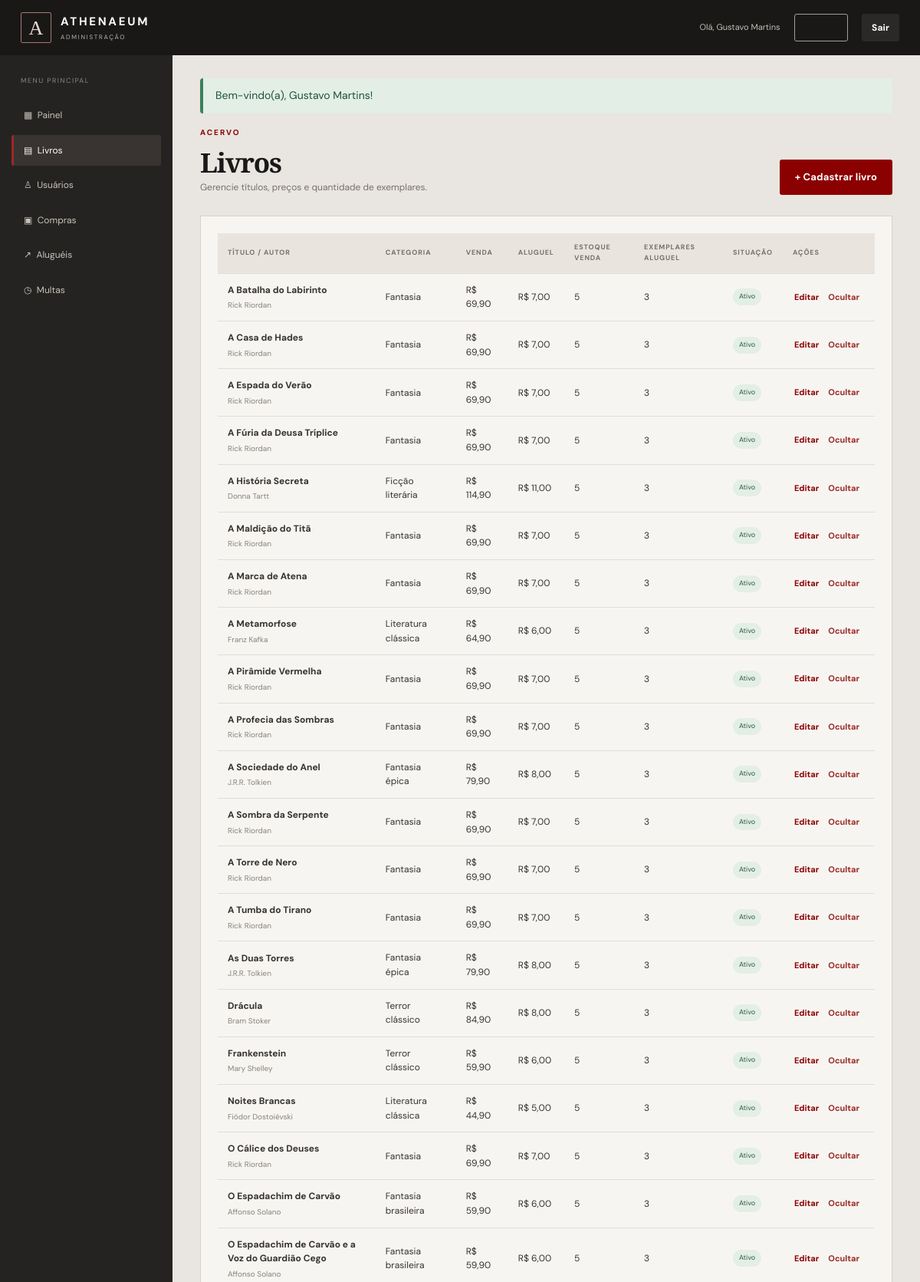
The app's page /admin/index.php?secao=livros (signed in, upper part) with its own data.
### tables this page shows
CREATE TABLE usuarios (
 id INT AUTO_INCREMENT PRIMARY KEY,
 nome VARCHAR(120) NOT NULL,
 email VARCHAR(160) NOT NULL UNIQUE,
 telefone VARCHAR(30) NULL,
 senha VARCHAR(255) NOT NULL,
 tipo ENUM('admin','usuario') NOT NULL DEFAULT 'usuario',
 ativo TINYINT(1) NOT NULL DEFAULT 1,
 criado_em DATETIME NOT NULL DEFAULT CURRENT_TIMESTAMP
);

CREATE TABLE livros (
 id INT AUTO_INCREMENT PRIMARY KEY,
 titulo VARCHAR(180) NOT NULL,
 autor VARCHAR(150) NOT NULL,
 categoria VARCHAR(100) NOT NULL,
 colecao VARCHAR(150) NULL,
 sinopse TEXT NOT NULL,
 preco_venda DECIMAL(10,2) NOT NULL DEFAULT 0.00,
 valor_aluguel DECIMAL(10,2) NOT NULL DEFAULT 7.00,
 estoque_venda INT NOT NULL DEFAULT 0,
 estoque_aluguel INT NOT NULL DEFAULT 0,
 imagem VARCHAR(255) NULL,
 fonte_sinopse VARCHAR(500) NULL,
 fonte_preco VARCHAR(500) NULL,
 ativo TINYINT(1) NOT NULL DEFAULT 1,
 criado_em DATETIME NOT NULL DEFAULT CURRENT_TIMESTAMP,
 atualizado_em DATETIME NULL ON UPDATE CURRENT_TIMESTAMP,
 KEY idx_livros_titulo (titulo), KEY idx_livros_categoria (categoria),
 CONSTRAINT chk_livros_preco CHECK (preco_venda >= 0),
 CONSTRAINT chk_livros_aluguel CHECK (valor_aluguel >= 0),
 CONSTRAINT chk_livros_estoque_venda CHECK (estoque_venda >= 0),
 CONSTRAINT chk_livros_estoque_aluguel CHECK (estoque_aluguel >= 0)
);

### admin/index.php (called while the page is built, shortened)
<?php
require_once __DIR__.'/core/bootstrap.php';require_admin();
$secao=(string)($_GET['secao']??'painel');$permitidas=['painel','livros','livro_form','usuarios','usuario_form','usuario_detalhes','compras','alugueis','multas'];if(!in_array($secao,$permitidas,true))$secao='painel';
$L=new Livro();$U=new Usuario();$C=new Compra();$A=new Aluguel();$M=new Multa();$pdo=db();
$livros=$L->listarTodos();$usuarios=$U->listar();$compras=$C->listar();$alugueis=$A->listar();$multas=$M->listar();
include __DIR__.'/partials/admin_header.php';
$view=__DIR__.'/views/admin/'.$secao.'.php';include $view;
include __DIR__.'/partials/admin_footer.php';

### admin/core/bootstrap.php (called while the page is built, shortened)
<?php
require_once __DIR__.'/../config/conexao.php';
require_once __DIR__.'/../dao/LivroDAO.php';
require_once __DIR__.'/../models/Livro.php';
require_once __DIR__.'/../models/Usuario.php';
function url(string $path=''): string { return BASE_URL.'/'.ltrim($path,'/'); }
function h($v): string { return htmlspecialchars((string)$v, ENT_QUOTES, 'UTF-8'); }
function money($v): string { return 'R$ '.number_format((float)$v,2,',','.'); }
function flash(string $key, ?string $message=null): ?string { if($message!==null){$_SESSION['flash'][$key]=$message;return null;} $v=$_SESSION['flash'][$key]??null; unset($_SESSION['flash'][$key]); return $v; }
function current_user(): ?array { return $_SESSION['usuario']??null; }

### admin/config/conexao.php (called while the page is built, shortened)
<?php
function db(): PDO {
    static $pdo = null;
    if ($pdo instanceof PDO) return $pdo;
    $host = '127.0.0.1'; $dbname = 'athenaeum_livraria'; $user = 'root'; $pass = '';
    try {
        $pdo = new PDO("mysql:host={$host};dbname={$dbname};charset=utf8mb4", $user, $pass, [
            PDO::ATTR_ERRMODE => PDO::ERRMODE_EXCEPTION,
            PDO::ATTR_DEFAULT_FETCH_MODE => PDO::FETCH_ASSOC,
            PDO::ATTR_EMULATE_PREPARES => false,
        ]);
        return $pdo;
    } catch (PDOException $e) {
        error_log('Falha PDO: '.$e->getMessage());
        http_response_code(500);
        exit('Não foi possível conectar ao banco Athenaeum. Confira se o MySQL está ativo e se banco.sql foi importado.');
    }
}

### admin/models/Usuario.php (called while the page is built)
<?php
class Usuario { private UsuarioDAO $dao; public function __construct(){ $this->dao=new UsuarioDAO(db()); }
 public function listar():array{return $this->dao->listar();} public function buscarPorId(int $id):?array{return $this->dao->buscarPorId($id);} public function autenticar(string $e,string $s):?array{return $this->dao->autenticar($e,$s);} public function cadastrar(array $d):int{return $this->dao->cadastrar($d);} public function editar(int $id,array $d):bool{return $this->dao->editar($id,$d);} public function deletar(int $id):bool{return $this->dao->deletar($id);} }

### admin/dao/UsuarioDAO.php (called while the page is built, shortened)
<?php
class UsuarioDAO {
 public function listar(): array { return $this->pdo->query("SELECT id,nome,email,telefone,tipo,ativo,criado_em FROM usuarios ORDER BY nome")->fetchAll(); }
}

### admin/models/Livro.php (called while the page is built)
<?php
class Livro { private LivroDAO $dao; public function __construct(){ $this->dao=new LivroDAO(db()); }
 public function listar(string $q='',string $categoria=''):array{return $this->dao->listar($q,$categoria);} public function listarTodos():array{return $this->dao->listarTodos();} public function categorias():array{return $this->dao->categorias();} public function buscarPorId(int $id):?array{return $this->dao->buscarPorId($id);} public function cadastrar(array $d):int{return $this->dao->cadastrar($d);} public function editar(int $id,array $d):bool{return $this->dao->editar($id,$d);} public function deletar(int $id):bool{return $this->dao->deletar($id);} }

### admin/dao/LivroDAO.php (called while the page is built, shortened)
<?php
class LivroDAO {
 public function listarTodos(): array { return $this->pdo->query("SELECT * FROM livros ORDER BY titulo")->fetchAll(); }
}

### admin/views/admin/livros.php (the view)
<div class="admin-page-title"><div><span class="eyebrow">ACERVO</span><h1>Livros</h1><p>Gerencie títulos, preços e quantidade de exemplares.</p></div><a class="btn btn-red" href="<?= h(url('admin/index.php?secao=livro_form')) ?>">+ Cadastrar livro</a></div><div class="admin-card"><div class="table-wrap"><table><thead><tr><th>Título / autor</th><th>Categoria</th><th>Venda</th><th>Aluguel</th><th>Estoque venda</th><th>Exemplares aluguel</th><th>Situação</th><th>Ações</th></tr></thead><tbody><?php foreach($livros as $l): ?><tr><td><b><?= h($l['titulo']) ?></b><small class="table-sub"><?= h($l['autor']) ?></small></td><td><?= h($l['categoria']) ?></td><td><?= money($l['preco_venda']) ?></td><td><?= money($l['valor_aluguel']) ?></td><td><?= (int)$l['estoque_venda'] ?></td><td><?= (int)$l['estoque_aluguel'] ?></td><td><span class="status <?= $l['ativo']?'ativo':'cancelado' ?>"><?= $l['ativo']?'Ativo':'Oculto' ?></span></td><td class="actions-cell"><a class="link-button" href="<?= h(url('admin/index.php?secao=livro_form&id='.(int)$l['id'])) ?>">Editar</a><?php if($l['ativo']): ?><form method="post" action="<?= h(url('admin/controllers/acao.php')) ?>" onsubmit="return confirm('Ocultar este livro do catálogo?')"><?= csrf_field() ?><input type="hidden" name="acao" value="delete_book"><input type="hidden" name="id" value="<?= (int)$l['id'] ?>"><button class="link-button danger-text">Ocultar</button></form><?php endif; ?></td></tr><?php endforeach; ?></tbody></table></div></div>

### admin/partials/admin_header.php
<!doctype html><html lang="pt-BR"><head><meta charset="utf-8"><meta name="viewport" content="width=device-width,initial-scale=1"><title>Painel administrativo — Athenaeum</title><link rel="stylesheet" href="<?= h(url('public/css/estilo.css')) ?>"></head><body class="admin-body"><header class="admin-top"><a class="brand" href="<?= h(url('index.php')) ?>"><span class="brand-mark">A</span><span><b>ATHENAEUM</b><small>ADMINISTRAÇÃO</small></span></a><div class="admin-top-right"><span>Olá, <?= h(current_user()['nome']) ?></span><a class="btn btn-outline btn-small" href="<?= h(url('index.php')) ?>">Ver loja</a><form method="post" action="<?= h(url('admin/controllers/acao.php')) ?>" class="inline-form"><?= csrf_field() ?><input type="hidden" name="acao" value="logout"><button class="btn btn-dark btn-small">Sair</button></form></div></header><div class="admin-layout"><aside class="admin-sidebar"><span class="sidebar-label">MENU PRINCIPAL</span><a href="<?= h(url('admin/index.php')) ?>" class="<?= $secao==='painel'?'active':'' ?>">▦ &nbsp;Painel</a><a href="<?= h(url('admin/index.php?secao=livros')) ?>" class="<?= str_starts_with($secao,'livro')?'active':'' ?>">▤ &nbsp;Livros</a><a href="<?= h(url('admin/index.php?secao=usuarios')) ?>" class="<?= str_starts_with($secao,'usuario')?'active':'' ?>">♙ &nbsp;Usuários</a><a href="<?= h(url('admin/index.php?secao=compras')) ?>" class="<?= $secao==='compras'?'active':'' ?>">▣ &nbsp;Compras</a><a href="<?= h(url('admin/index.php?secao=alugueis')) ?>" class="<?= $secao==='alugueis'?'active':'' ?>">↗ &nbsp;Aluguéis</a><a href="<?= h(url('admin/index.php?secao=multas')) ?>" class="<?= $secao==='multas'?'active':'' ?>">◷ &nbsp;Multas</a><div class="sidebar-bottom">Controle de acervo<br><small>ATHENAEUM · 2026</small></div></aside><main class="admin-main"><div class="flash-wrap"><?php if($m=flash('sucesso')): ?><div class="notice success"><?= h($m) ?></div><?php endif; ?><?php if($m=flash('erro')): ?><div class="notice error"><?= h($m) ?></div><?php endif; ?></div>

### public/css/estilo.css (style rules this page uses)
:root { --ink:#191919;--ink-2:#252525;--red:#8b0000;--red-2:#a10d12;--paper:#edeae6;--paper-2:#f7f5f2;--stone:#d8d2cb;--muted:#77716b;--line:#d7d1ca;--white:#fff;--green:#286346;--gold:#b99a67;--shadow:0 16px 45px rgba(28,22,18,.09) }
* { box-sizing:border-box }
html { scroll-behavior:smooth;scroll-padding-top:90px }
body { margin:0;background:#8b0000;color:var(--ink);font-family:'DM Sans',Arial,sans-serif;font-size:15px;line-height:1.55 }
a { color:inherit;text-decoration:none }
button,input,select,textarea { font:inherit }
button,a { transition:background .2s,color .2s,border-color .2s,transform .2s,box-shadow .2s }
button { cursor:pointer }
h1,h2,h3 { font-family:'Playfair Display',Georgia,serif;line-height:1.12;margin:0 0 12px }
h1 { font-size:clamp(2.3rem,5vw,4.4rem);letter-spacing:-.035em }
p { margin:0 0 14px }
.brand { display:flex;align-items:center;gap:12px;min-width:220px }
.brand-mark { width:40px;height:40px;border:1px solid #aa7772;color:#ead9d5;display:grid;place-items:center;font-family:'Playfair Display',serif;font-size:26px;border-radius:2px }
.brand b { display:block;font-size:15px;letter-spacing:.18em }
.brand small { display:block;font-size:8px;letter-spacing:.22em;color:#bcb6b0;margin-top:2px }
.inline-form { display:inline-flex;align-items:center;gap:8px }
.flash-wrap { padding-top:14px }
.notice { padding:12px 16px;border-radius:4px;margin:12px 0;font-size:14px }
.notice.success { background:#e3eee6;color:#1d5537;border-left:4px solid #3c805c }
.btn { border:1px solid transparent;display:inline-flex;justify-content:center;align-items:center;gap:10px;padding:12px 19px;font-size:13px;font-weight:700;letter-spacing:.01em;border-radius:3px;min-height:44px }
.btn-red { background:var(--red);color:#fff }
.btn-dark { background:#2a2928;color:#fff }
.btn-outline { border-color:#a59d95;background:transparent;color:var(--ink) }
.btn-small { min-height:34px;padding:8px 12px;font-size:12px }
.eyebrow { display:inline-block;color:var(--red);font-weight:700;font-size:10px;letter-spacing:.2em;text-transform:uppercase;margin-bottom:12px }
.table-wrap { overflow-x:auto }
table { width:100%;border-collapse:collapse;font-size:12px;text-align:left;min-width:600px }
th { font-size:9px;letter-spacing:.1em;text-transform:uppercase;color:#77716b;background:#e9e4de }
th,td { padding:12px 13px;border-bottom:1px solid #e2dcd5;vertical-align:middle }
td { color:#38332f }
.table-sub { display:block;color:#8a837b;font-size:10px;margin-top:3px }
.status { display:inline-block;padding:4px 8px;border-radius:30px;font-size:9px;white-space:nowrap;background:#e7e3dd;color:#554e46 }
.status.ativo,.status.concluido,.status.paga { background:#e3eee6;color:#275b3d }
.link-button { border:0;background:none;color:var(--red);font-size:11px;font-weight:700;padding:4px 2px }
.danger-text { color:#9a2b26 }
.admin-body { background:#e9e5e0;min-height:100vh }
.admin-top { height:72px;background:#191817;color:#fff;padding:0 27px;display:flex;align-items:center;justify-content:space-between;position:sticky;top:0;z-index:20 }
.admin-top .brand { min-width:0 }
.admin-top-right { display:flex;align-items:center;gap:18px;font-size:11px;color:#c6beb7 }
.admin-layout { display:grid;grid-template-columns:225px 1fr;min-height:calc(100vh - 72px) }
.admin-sidebar { background:#252321;padding:27px 15px;color:#d7d1ca;display:flex;flex-direction:column;gap:5px;position:relative }
.sidebar-label { font-size:9px;letter-spacing:.16em;color:#8b837b;padding:0 12px 12px }
.admin-sidebar>a { padding:11px 13px;border-radius:3px;font-size:12px;color:#c9c2bb;border-left:3px solid transparent }
.admin-sidebar>a:hover,.admin-sidebar>a.active { background:#393431;color:#fff;border-left-color:#9e2827 }
.admin-main { padding:30px clamp(18px,3vw,42px) 60px;min-width:0 }
.admin-page-title { display:flex;align-items:flex-end;justify-content:space-between;gap:20px;margin:12px 0 27px }
.admin-page-title h1 { font-size:35px;margin:0 0 4px }
.admin-page-title p { font-size:12px;color:var(--muted);margin:0 }
.admin-card { background:var(--paper-2);border:1px solid var(--line);padding:22px;margin:0 0 22px;min-width:0 }
.actions-cell { min-width:120px }
.actions-cell form { display:inline-block;margin-left:8px }
.admin-main .flash-wrap { padding-top:0 }
.admin-main .notice { margin-top:0 }

### records on screen
usuarios: nome "Gustavo Martins"
livros: titulo "A Batalha do Labirinto", autor "Rick Riordan", categoria "Fantasia", preco_venda "R$ 69,90", valor_aluguel "R$ 7,00", estoque_venda "5", estoque_aluguel "3", ativo "Ativo"
livros: titulo "A Casa de Hades", autor "Rick Riordan", categoria "Fantasia", preco_venda "R$ 69,90", valor_aluguel "R$ 7,00", estoque_venda "5", estoque_aluguel "3", ativo "Ativo"
livros: titulo "A Espada do Verão", autor "Rick Riordan", categoria "Fantasia", preco_venda "R$ 69,90", valor_aluguel "R$ 7,00", estoque_venda "5", estoque_aluguel "3", ativo "Ativo"
livros: titulo "A Fúria da Deusa Tríplice", autor "Rick Riordan", categoria "Fantasia", preco_venda "R$ 69,90", valor_aluguel "R$ 7,00", estoque_venda "5", estoque_aluguel "3", ativo "Ativo"
livros: titulo "A História Secreta", autor "Donna Tartt", categoria "Ficção literária", preco_venda "R$ 114,90", valor_aluguel "R$ 11,00", estoque_venda "5", estoque_aluguel "3", ativo "Ativo"
livros: titulo "A Maldição do Titã", autor "Rick Riordan", categoria "Fantasia", preco_venda "R$ 69,90", valor_aluguel "R$ 7,00", estoque_venda "5", estoque_aluguel "3", ativo "Ativo"
livros: titulo "A Marca de Atena", autor "Rick Riordan", categoria "Fantasia", preco_venda "R$ 69,90", valor_aluguel "R$ 7,00", estoque_venda "5", estoque_aluguel "3", ativo "Ativo"
livros: titulo "A Metamorfose", autor "Franz Kafka", categoria "Literatura clássica", preco_venda "R$ 64,90", valor_aluguel "R$ 6,00", estoque_venda "5", estoque_aluguel "3", ativo "Ativo"
livros: titulo "A Pirâmide Vermelha", autor "Rick Riordan", categoria "Fantasia", preco_venda "R$ 69,90", valor_aluguel "R$ 7,00", estoque_venda "5", estoque_aluguel "3", ativo "Ativo"
livros: titulo "A Profecia das Sombras", autor "Rick Riordan", categoria "Fantasia", preco_venda "R$ 69,90", valor_aluguel "R$ 7,00", estoque_venda "5", estoque_aluguel "3", ativo "Ativo"
livros: titulo "A Sociedade do Anel", autor "J.R.R. Tolkien", categoria "Fantasia épica", preco_venda "R$ 79,90", valor_aluguel "R$ 8,00", estoque_venda "5", estoque_aluguel "3", ativo "Ativo"
livros: titulo "A Sombra da Serpente", autor "Rick Riordan", categoria "Fantasia", preco_venda "R$ 69,90", valor_aluguel "R$ 7,00", estoque_venda "5", estoque_aluguel "3", ativo "Ativo"
livros: titulo "A Torre de Nero", autor "Rick Riordan", categoria "Fantasia", preco_venda "R$ 69,90", valor_aluguel "R$ 7,00", estoque_venda "5", estoque_aluguel "3", ativo "Ativo"
livros: titulo "A Tumba do Tirano", autor "Rick Riordan", categoria "Fantasia", preco_venda "R$ 69,90", valor_aluguel "R$ 7,00", estoque_venda "5", estoque_aluguel "3", ativo "Ativo"
livros: titulo "As Duas Torres", autor "J.R.R. Tolkien", categoria "Fantasia épica", preco_venda "R$ 79,90", valor_aluguel "R$ 8,00", estoque_venda "5", estoque_aluguel "3", ativo "Ativo"
livros: titulo "Drácula", autor "Bram Stoker", categoria "Terror clássico", preco_venda "R$ 84,90", valor_aluguel "R$ 8,00", estoque_venda "5", estoque_aluguel "3", ativo "Ativo"
livros: titulo "Frankenstein", autor "Mary Shelley", categoria "Terror clássico", preco_venda "R$ 59,90", valor_aluguel "R$ 6,00", estoque_venda "5", estoque_aluguel "3", ativo "Ativo"
livros: titulo "Noites Brancas", autor "Fiódor Dostoiévski", categoria "Literatura clássica", preco_venda "R$ 44,90", valor_aluguel "R$ 5,00", estoque_venda "5", estoque_aluguel "3", ativo "Ativo"
livros: titulo "O Cálice dos Deuses", autor "Rick Riordan", categoria "Fantasia", preco_venda "R$ 69,90", valor_aluguel "R$ 7,00", estoque_venda "5", estoque_aluguel "3", ativo "Ativo"
livros: titulo "O Espadachim de Carvão", autor "Affonso Solano", categoria "Fantasia brasileira", preco_venda "R$ 59,90", valor_aluguel "R$ 6,00", estoque_venda "5", estoque_aluguel "3", ativo "Ativo"
livros: titulo "O Espadachim de Carvão e a Voz do Guardião Cego", autor "Affonso Solano", categoria "Fantasia brasileira", preco_venda "R$ 59,90", valor_aluguel "R$ 6,00", estoque_venda "5", estoque_aluguel "3", ativo "Ativo"

### other values on screen
$m "Bem-vindo(a), Gustavo Martins!"
